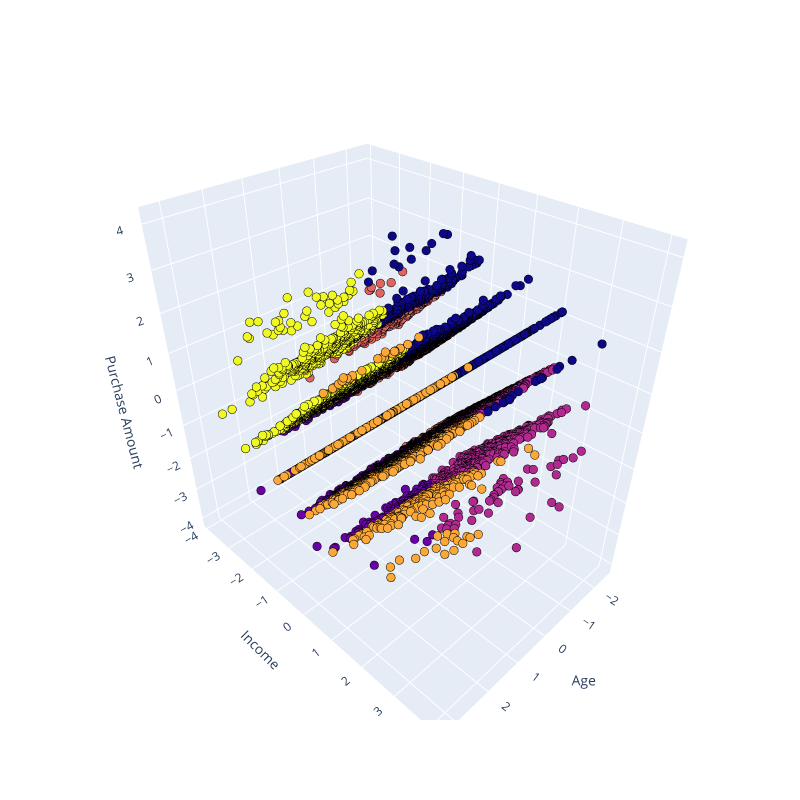

The notebook cell this image was saved under:
### Code cell
kmeans = KMeans(n_clusters=6, data=X_pca)
kmeans.showPlot(classification=True)
kmeans.printCentroids()
kmeans.fit(epochs=100, step=0.1)
kmeans.printCentroids()
kmeans.showPlot(classification=True)
# 3d scatterplot using plotly
Scene = dict(xaxis = dict(title  = 'Age'),yaxis = dict(title  = 'Income'),zaxis = dict(title  = 'Purchase Amount'))

# model.labels_ is nothing but the predicted clusters i.e y_clusters
trace = go.Scatter3d(x=X_pca[:, 0], y=X_pca[:, 1], z=X_pca[:, 2], mode='markers', marker=dict(color = kmeans.labels, size= 5, line=dict(color= 'black',width = 10)))
layout = go.Layout(margin=dict(l=0,r=0),scene = Scene,height = 800,width = 800)
data = [trace]
fig = go.Figure(data = data, layout = layout)
fig.show()

### Figure 1 — Plotly figure (JSON) as saved in the notebook; plotly's stock layout.template omitted (floating-point values rounded to 4 significant figures; data arrays with more than 128 entries replaced by an {"elided": "..."} marker saying what was removed)
{"data": [{"marker": {"color": {"elided": "10000 int values"}, "line": {"color": "black", "width": 10}, "size": 5}, "mode": "markers", "type": "scatter3d", "x": {"elided": "10000 float values"}, "y": {"elided": "10000 float values"}, "z": {"elided": "10000 float values"}}], "layout": {"height": 800, "margin": {"l": 0, "r": 0}, "scene": {"xaxis": {"title": {"text": "Age"}}, "yaxis": {"title": {"text": "Income"}}, "zaxis": {"title": {"text": "Purchase Amount"}}}, "width": 800}}
